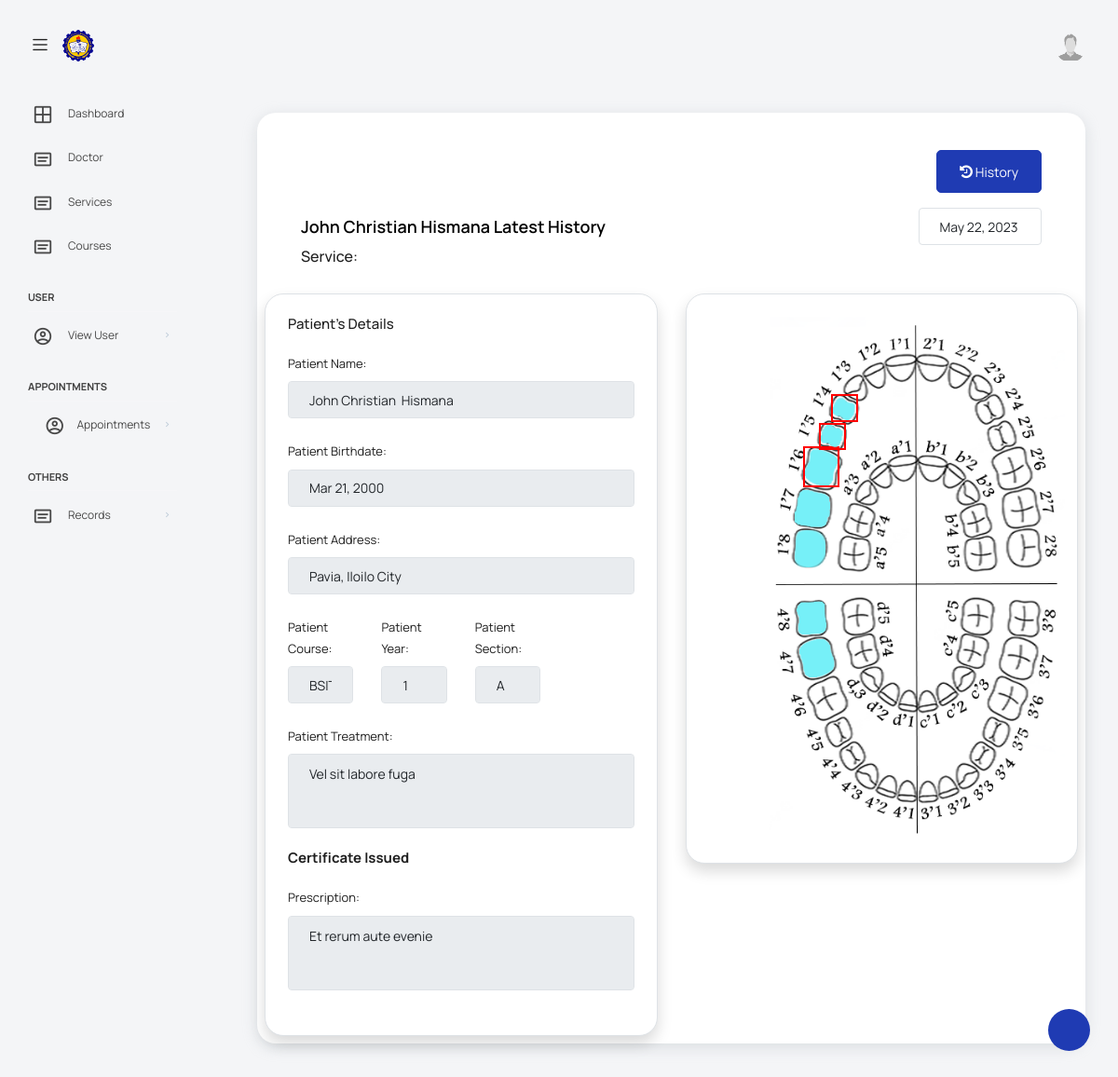
The page /views/assistantHistoryFront.php?patient_id=24 on the database its author committed.
### tables this page shows
CREATE TABLE `patient` (
  `Patient_ID` int(13) NOT NULL,
  `Assistant_ID` int(13) DEFAULT NULL,
  `patientFname` varchar(30) DEFAULT NULL,
  `patientLname` varchar(30) DEFAULT NULL,
  `patientPassword` varchar(255) DEFAULT NULL,
  `patientContact` varchar(30) DEFAULT NULL,
  `patientEmail` varchar(60) DEFAULT NULL,
  `patientRole` varchar(10) DEFAULT NULL,
  `patientAddress` varchar(255) DEFAULT NULL,
  `patientBirthdate` date NOT NULL,
  `patientIDpicture` varchar(255) DEFAULT NULL,
  `patientProfilepicture` varchar(255) DEFAULT NULL,
  `patientStatus` int(2) DEFAULT NULL
);

CREATE TABLE `appointmentresult` (
  `AppointmentResult_ID` int(255) NOT NULL,
  `Appointment_ID` int(255) DEFAULT NULL,
  `Treatment` varchar(255) DEFAULT NULL,
  `Certificate_Issued` varchar(20) NOT NULL,
  `Appointment_Result_Date` datetime NOT NULL
);

CREATE TABLE `patient_student` (
  `PatientStudentID` int(255) NOT NULL,
  `Patient_ID` int(13) NOT NULL,
  `CollegeID` int(255) NOT NULL,
  `CourseID` int(255) NOT NULL,
  `Year` int(2) NOT NULL,
  `Section` varchar(3) NOT NULL
);

CREATE TABLE `course` (
  `CourseID` int(255) NOT NULL,
  `CollegeID` int(255) NOT NULL,
  `CourseName` varchar(100) NOT NULL
);

CREATE TABLE `prescription` (
  `Prescription_ID` int(255) NOT NULL,
  `Appointment_ID` int(255) NOT NULL,
  `Prescription_Description` varchar(255) NOT NULL
);

CREATE TABLE `appointmenttoothresult` (
  `AppointmentToothResult_ID` int(255) NOT NULL,
  `Appointment_ID` int(13) DEFAULT NULL,
  `Tooth_ID` int(255) DEFAULT NULL,
  `Appointment_Tooth_Status` int(2) DEFAULT NULL,
  `Recent_change` int(2) NOT NULL
);

### config/database.php (called while the page is built, shortened)
<?php
$host = "localhost";
$username = "root";
$password = "";
$database = "clinic";
$conn = mysqli_connect($host, $username, $password, $database);
function first($table, $columns_and_values, $orderBy = null)
{
    global $conn;
    $sql = "SELECT * FROM $table WHERE ";
    $params = [];
    $types = "";
    $i = 0;
    foreach ($columns_and_values as $column => $value) {
        $sql .= "$column = ? ";
        $params[] = &$columns_and_values[$column];
        $types .= "s";
    }
    $sql .= "LIMIT 1";
    $stmt = mysqli_prepare($conn, $sql);
    array_unshift($params, $types);
    call_user_func_array(array($stmt, "bind_param"), $params);
    $stmt->execute();
    $result = $stmt->get_result();
    return $result->fetch_assoc();
}
function firstJoin($table, $joins, $conditions = [], $orderBy = null)
{
    global $conn;
    $query = "SELECT * FROM $table";
    foreach ($joins as $join) {
        $query .= " INNER JOIN $join[0] ON $join[1] = $join[2]";
    }
    if (!empty($conditions)) {
        $where_clauses = array();
        $params = array();
        foreach ($conditions as $column => $value) {
            $where_clauses[] = "$column = ?";
            $params[] = $value;
        }
        $query .= " WHERE " . implode(" AND ", $where_clauses);
    }
    if ($orderBy !== null) {
        $orderByClause = key($orderBy) . " " . current($orderBy);
        $query .= " ORDER BY $orderByClause ";
    }
    $query .= " LIMIT 1";
    $stmt = mysqli_prepare($conn, $query);
    if (!empty($conditions)) {
        $types = str_repeat("s", count($params));
        $stmt->bind_param($types, ...$params);
    }
    $stmt->execute();
    $result = $stmt->get_result();
    $row = $result->fetch_assoc();
    return $row;
}

### views/assistantHistoryFront.php (the view, shortened to what this page needs)
<?php require_once('assistantHeader.php'); ?>
<?php $user = first('patient', ['Patient_ID' => $_GET['patient_id']]); ?>
<?php $appoint_result = firstJoin('appointmentresult', [['appointment', 'appointment.Appointment_ID', 'appointmentresult.Appointment_ID']], ['appointment.Patient_ID' => $_GET['patient_id']], ['appointment.Appointment_ID' => "DESC"]); ?>
<?php $appoint_prescript = firstJoin('appointmentresult', [['appointment', 'appointment.Appointment_ID', 'appointmentresult.Appointment_ID'], ['prescription', 'prescription.Appointment_ID', 'appointment.Appointment_ID']], ['appointment.Patient_ID' => $_GET['patient_id']], ['appointment.Appointment_ID' => "DESC"]); ?>
<div class="col-lg-12 grid-margin stretch-card mb-4">
    <div class="card px-2 pb-2">
        <div class="card-body">
            <div class="row mx-auto mt-3">
                <div class="">
                    <a href="assistantHistoryDetails.php?patient_ID=<?= $_GET['patient_id'] ?>&from=<?php echo date('Y-m-d'); ?>&to=<?php echo date('Y-m-d', strtotime('+7 days')); ?>" class=" btn float-end btn-primary mb-3"><i class="fa fa-history"></i> History</a>
                </div>
                <div class="d-flex justify-content-between align-items-center">
                    <h4 class="card-title m-0"><?= $user['patientFname'] . ' ' . $user['patientLname'] ?> Latest History</h4>
                    <div class="col-md-2">
                        <input class="form-control bg-transparent border-0" readonly value="<?php echo date('M d, Y', strtotime($appoint_result['Appointment_Result_Date'])) ?>">
                    </div>
                </div>
            </div>
            <div class="row mx-auto mt-1">
                <h5>Service:
                </h5>
            </div>
        </div>
        <div class="row">
            <div class="col-md-6">
                <div class="card shadow border" style="height: 100%;">
                    <div class="card-body">
                        <h6 class="m-0">Patient's Details</h6>
                        <div class="form-group mt-4">
                            <label>Patient Name:</label>
                            <input class="form-control" disabled value="<?= $user['patientFname'] . ' ' . $user['patientLname'] ?>">
                        </div>
                        <div class="form-group mt-4">
                            <label>Patient Birthdate:</label>
                            <input class="form-control" disabled value="<?php echo date('M d, Y', strtotime($user['patientBirthdate'])) ?>">
                        </div>
                        <div class="form-group mt-4">
                            <label>Patient Address:</label>
                            <input class="form-control" disabled value="<?= $user['patientAddress'] ?>">
                        </div>
                        <?php if ($user['patientRole'] == "student") :
                            $students = firstJoin('patient_student', [['course', 'patient_student.CourseID', 'course.CourseID']], ['patient_student.Patient_ID' => $user['Patient_ID']]);
                        ?>
                            <div class="form-group mt-4">
                                <div class="row">
                                    <div class="col-md-3">
                                        <label>Patient Course:</label>
                                        <input class="form-control" disabled value="<?= $students['CourseName'] ?>">
                                    </div>
                                    <div class="col-md-3">
                                        <label>Patient Year:</label>
                                        <input class="form-control" disabled value="<?= $students['Year'] ?>">
                                    </div>
                                    <div class="col-md-3">
                                        <label>Patient Section:</label>
                                        <input class="form-control" disabled value="<?= $students['Section'] ?>">
                                    </div>
                                </div>
                            </div>
                        <?php endif; ?>
                        <div class="form-group mt-2">
                            <label>Patient Treatment:</label>
                            <textarea type="text" class="form-control" readonly rows="5"><?= $appoint_result['Treatment'] ?></textarea>
                        </div>
                        <div class="form-group">
                            <h6><strong><?= $appoint_result['Certificate_Issued'] ?> Issued</strong></h6>
                        </div>
                        <?php if (!empty($appoint_prescript)) : ?>
                            <div class="form-group">
                                <label>Prescription:</label>
                                <textarea type="text" class="form-control" rows="5" readonly><?php echo $appoint_prescript['Prescription_Description'] ?></textarea>
                            </div>
                        <?php endif; ?>
                    </div>
                </div>
            </div>
            <div class="col-md-6">
                <div class="card shadow border">
                    <div class="card-body p-4 d-flex justify-content-center position-relative mx-auto" id="teeth_box" patient-id="<?php echo $_GET['patient_id']; ?>" style="height:610px">
                        <?php
                        for ($i = 1; $i <= 52; $i++) {
                            ${"teeth{$i}"} = firstJoin('tooth', [['appointmenttoothresult', 'tooth.Tooth_ID', 'appointmenttoothresult.Tooth_ID'], ['appointment', 'appointment.Appointment_ID', 'appointmenttoothresult.Appointment_ID']], ['tooth.Patient_ID' => $_GET['patient_id'], 'tooth.Tooth_Number' => $i], ['appointment.Patient_ID' => 'DESC']);
                        }
                        ?>
                        <?php
                        for ($i = 1; $i <= 52; $i++) {
                            $tooth = "teeth" . $i;
                            $tooth_data = ${'teeth' . $i};
                            echo '<img class="teet ' . $tooth . ($tooth_data['Recent_change'] == 1 ? ' border-custom' : '') . '" tooth-status="' . $tooth_data['Appointment_Tooth_Status'] . '" tooth-id="' . $tooth_data['AppointmentToothResult_ID'] . '" src="';
                            echo $tooth_data['Appointment_Tooth_Status'] == 1 ? '../public/assets/images/teeth/filled/tooth no' . $i . '.png' : ($tooth_data['Appointment_Tooth_Status'] == 2 ? '../public/assets/images/teeth/cavities/tooth ' . $i . '.png' : ($tooth_data['Appointment_Tooth_Status'] == 3 ? '../public/assets/images/teeth/extracted/tooth ' . $i . '.png' : ($tooth_data['Appointment_Tooth_Status'] == 4 ? '../public/assets/images/teeth/replaced/tooth ' . $i . '.png' : '../public/assets/images/teeth/default.png')));
                            echo '">';
                        }
                        ?>
                        <img style="height:100%; width:100%; object-fit:contain" src="../public/assets/images/toothchart.png">
                    </div>
                </div>
            </div>
        </div>
    </div>
</div>
</div>
<?php require_once('footer.php'); ?>

### rows shown on the page
patient: patientFname "John Christian", patientLname "Hismana", patientFname+patientLname "John Christian Hismana", patientBirthdate "Mar 21, 2000", patientAddress "Pavia, Iloilo City"
appointmentresult: Appointment_Result_Date "May 22, 2023", Treatment "Vel sit labore fuga", Certificate_Issued "Certificate", Prescription_Description "Et rerum aute evenie"
patient_student: CourseID.CourseName "BSIT", Year "1", Section "A"
appointmenttoothresult: shows a picture
appointmenttoothresult: shows a picture
appointmenttoothresult: shows a picture
appointmenttoothresult: shows a picture
appointmenttoothresult: shows a picture
appointmenttoothresult: shows a picture
appointmenttoothresult: shows a picture
